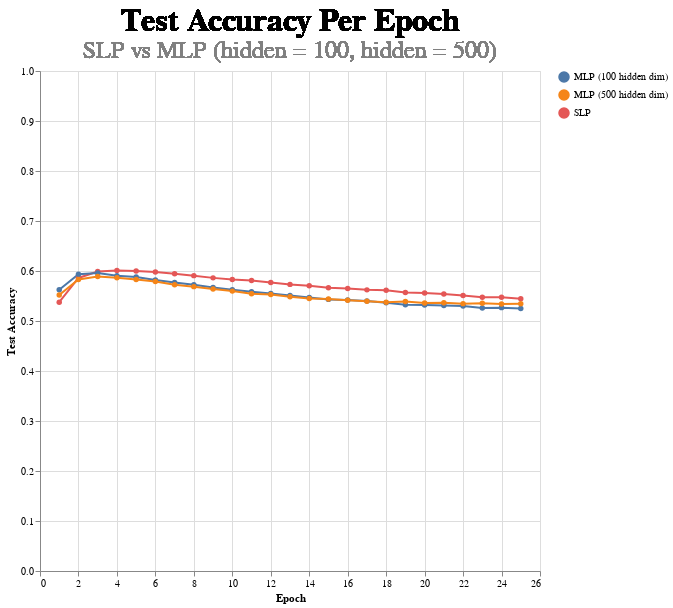

Write notebook code for a chart like this one.
### Code cell
#test accuracy per epoch
import pandas as pd
import pynarrative as pyn
import altair as alt

#accuracy per epoch
slp_accuracy = slp_results['slp_test_acc']
hidden_dim_outputs = mlp_results['hidden_dim_outputs']
mlp100_accuracy = hidden_dim_outputs[100]['test_accuracy']
mlp500_accuracy = hidden_dim_outputs[500]['test_accuracy']

#create a df
df = pd.concat([pd.DataFrame({"epoch": range(1, len(slp_accuracy)+1), "test_accuracy": slp_accuracy, "model": "SLP"}),
               pd.DataFrame({"epoch": range(1, len(mlp100_accuracy)+1), "test_accuracy": mlp100_accuracy, "model": "MLP (100 hidden dim)"}),
               pd.DataFrame({"epoch": range(1, len(mlp500_accuracy)+1), "test_accuracy": mlp500_accuracy, "model": "MLP (500 hidden dim)"})], ignore_index = True)
py_chart = (
    pyn.Story(df, width = 500, height = 500).mark_line(point=True).encode(
        x = alt.X("epoch:Q", title="Epoch", axis = alt.Axis(tickMinStep=1)),
        y = alt.Y("test_accuracy:Q", title="Test Accuracy", scale = alt.Scale(domain=[0,1])),
        color = alt.Color("model:N", title=None)).add_title("Test Accuracy Per Epoch", "SLP vs MLP (hidden = 100, hidden = 500)")
    )

py_chart.render()

### Figure 1 — Vega-Lite specification as saved in the notebook (floating-point values rounded to 4 significant figures)
{"config": {"view": {"continuousWidth": 300, "continuousHeight": 300}}, "layer": [{"mark": {"type": "line", "point": true}, "encoding": {"color": {"field": "model", "title": null, "type": "nominal"}, "x": {"axis": {"tickMinStep": 1}, "field": "epoch", "title": "Epoch", "type": "quantitative"}, "y": {"field": "test_accuracy", "scale": {"domain": [0, 1]}, "title": "Test Accuracy", "type": "quantitative"}}}, {"layer": [{"mark": {"type": "text", "align": "center", "color": "black", "font": "Arial", "fontSize": 32, "fontWeight": "bold", "text": "Test Accuracy Per Epoch"}, "encoding": {"x": {"value": 250.0}, "y": {"value": -50}}}, {"mark": {"type": "text", "align": "center", "color": "gray", "font": "Arial", "fontSize": 24, "text": "SLP vs MLP (hidden = 100, hidden = 500)"}, "encoding": {"x": {"value": 250.0}, "y": {"value": -20}}}]}], "data": {"name": "data-b0fd631f80d3ea606007db78d02380d0"}, "height": 500, "resolve": {"axis": {"x": "independent", "y": "independent"}}, "width": 500, "$schema": "https://vega.github.io/schema/vega-lite/v5.20.1.json", "datasets": {"data-b0fd631f80d3ea606007db78d02380d0": [{"epoch": 1, "test_accuracy": 0.5377, "model": "SLP"}, {"epoch": 2, "test_accuracy": 0.5861, "model": "SLP"}, {"epoch": 3, "test_accuracy": 0.5988, "model": "SLP"}, {"epoch": 4, "test_accuracy": 0.6011, "model": "SLP"}, {"epoch": 5, "test_accuracy": 0.5999, "model": "SLP"}, {"epoch": 6, "test_accuracy": 0.5979, "model": "SLP"}, {"epoch": 7, "test_accuracy": 0.5945, "model": "SLP"}, {"epoch": 8, "test_accuracy": 0.5907, "model": "SLP"}, {"epoch": 9, "test_accuracy": 0.5863, "model": "SLP"}, {"epoch": 10, "test_accuracy": 0.5828, "model": "SLP"}, {"epoch": 11, "test_accuracy": 0.5811, "model": "SLP"}, {"epoch": 12, "test_accuracy": 0.5771, "model": "SLP"}, {"epoch": 13, "test_accuracy": 0.5732, "model": "SLP"}, {"epoch": 14, "test_accuracy": 0.5704, "model": "SLP"}, {"epoch": 15, "test_accuracy": 0.5664, "model": "SLP"}, {"epoch": 16, "test_accuracy": 0.5649, "model": "SLP"}, {"epoch": 17, "test_accuracy": 0.5623, "model": "SLP"}, {"epoch": 18, "test_accuracy": 0.5616, "model": "SLP"}, {"epoch": 19, "test_accuracy": 0.5568, "model": "SLP"}, {"epoch": 20, "test_accuracy": 0.5561, "model": "SLP"}, {"epoch": 21, "test_accuracy": 0.5541, "model": "SLP"}, {"epoch": 22, "test_accuracy": 0.5511, "model": "SLP"}, {"epoch": 23, "test_accuracy": 0.5473, "model": "SLP"}, {"epoch": 24, "test_accuracy": 0.5476, "model": "SLP"}, {"epoch": 25, "test_accuracy": 0.5446, "model": "SLP"}, {"epoch": 1, "test_accuracy": 0.5626, "model": "MLP (100 hidden dim)"}, {"epoch": 2, "test_accuracy": 0.5934, "model": "MLP (100 hidden dim)"}, {"epoch": 3, "test_accuracy": 0.5958, "model": "MLP (100 hidden dim)"}, {"epoch": 4, "test_accuracy": 0.5907, "model": "MLP (100 hidden dim)"}, {"epoch": 5, "test_accuracy": 0.5879, "model": "MLP (100 hidden dim)"}, {"epoch": 6, "test_accuracy": 0.5819, "model": "MLP (100 hidden dim)"}, {"epoch": 7, "test_accuracy": 0.5768, "model": "MLP (100 hidden dim)"}, {"epoch": 8, "test_accuracy": 0.5723, "model": "MLP (100 hidden dim)"}, {"epoch": 9, "test_accuracy": 0.5669, "model": "MLP (100 hidden dim)"}, {"epoch": 10, "test_accuracy": 0.5625, "model": "MLP (100 hidden dim)"}, {"epoch": 11, "test_accuracy": 0.5586, "model": "MLP (100 hidden dim)"}, {"epoch": 12, "test_accuracy": 0.5552, "model": "MLP (100 hidden dim)"}, {"epoch": 13, "test_accuracy": 0.551, "model": "MLP (100 hidden dim)"}, {"epoch": 14, "test_accuracy": 0.5468, "model": "MLP (100 hidden dim)"}, {"epoch": 15, "test_accuracy": 0.5432, "model": "MLP (100 hidden dim)"}, {"epoch": 16, "test_accuracy": 0.542, "model": "MLP (100 hidden dim)"}, {"epoch": 17, "test_accuracy": 0.5401, "model": "MLP (100 hidden dim)"}, {"epoch": 18, "test_accuracy": 0.5364, "model": "MLP (100 hidden dim)"}, {"epoch": 19, "test_accuracy": 0.5326, "model": "MLP (100 hidden dim)"}, {"epoch": 20, "test_accuracy": 0.5319, "model": "MLP (100 hidden dim)"}, {"epoch": 21, "test_accuracy": 0.5309, "model": "MLP (100 hidden dim)"}, {"epoch": 22, "test_accuracy": 0.5302, "model": "MLP (100 hidden dim)"}, {"epoch": 23, "test_accuracy": 0.526, "model": "MLP (100 hidden dim)"}, {"epoch": 24, "test_accuracy": 0.5267, "model": "MLP (100 hidden dim)"}, {"epoch": 25, "test_accuracy": 0.525, "model": "MLP (100 hidden dim)"}, {"epoch": 1, "test_accuracy": 0.552, "model": "MLP (500 hidden dim)"}, {"epoch": 2, "test_accuracy": 0.583, "model": "MLP (500 hidden dim)"}, {"epoch": 3, "test_accuracy": 0.5889, "model": "MLP (500 hidden dim)"}, {"epoch": 4, "test_accuracy": 0.5864, "model": "MLP (500 hidden dim)"}, {"epoch": 5, "test_accuracy": 0.5831, "model": "MLP (500 hidden dim)"}, {"epoch": 6, "test_accuracy": 0.579, "model": "MLP (500 hidden dim)"}, {"epoch": 7, "test_accuracy": 0.5725, "model": "MLP (500 hidden dim)"}, {"epoch": 8, "test_accuracy": 0.5687, "model": "MLP (500 hidden dim)"}, {"epoch": 9, "test_accuracy": 0.5639, "model": "MLP (500 hidden dim)"}, {"epoch": 10, "test_accuracy": 0.5598, "model": "MLP (500 hidden dim)"}, {"epoch": 11, "test_accuracy": 0.5544, "model": "MLP (500 hidden dim)"}, {"epoch": 12, "test_accuracy": 0.5528, "model": "MLP (500 hidden dim)"}, {"epoch": 13, "test_accuracy": 0.5485, "model": "MLP (500 hidden dim)"}, {"epoch": 14, "test_accuracy": 0.5449, "model": "MLP (500 hidden dim)"}, {"epoch": 15, "test_accuracy": 0.5442, "model": "MLP (500 hidden dim)"}, {"epoch": 16, "test_accuracy": 0.5413, "model": "MLP (500 hidden dim)"}, {"epoch": 17, "test_accuracy": 0.5394, "model": "MLP (500 hidden dim)"}, {"epoch": 18, "test_accuracy": 0.5374, "model": "MLP (500 hidden dim)"}, {"epoch": 19, "test_accuracy": 0.539, "model": "MLP (500 hidden dim)"}, {"epoch": 20, "test_accuracy": 0.5361, "model": "MLP (500 hidden dim)"}, {"epoch": 21, "test_accuracy": 0.5366, "model": "MLP (500 hidden dim)"}, {"epoch": 22, "test_accuracy": 0.5347, "model": "MLP (500 hidden dim)"}, {"epoch": 23, "test_accuracy": 0.5355, "model": "MLP (500 hidden dim)"}, {"epoch": 24, "test_accuracy": 0.5338, "model": "MLP (500 hidden dim)"}, {"epoch": 25, "test_accuracy": 0.5345, "model": "MLP (500 hidden dim)"}]}}
